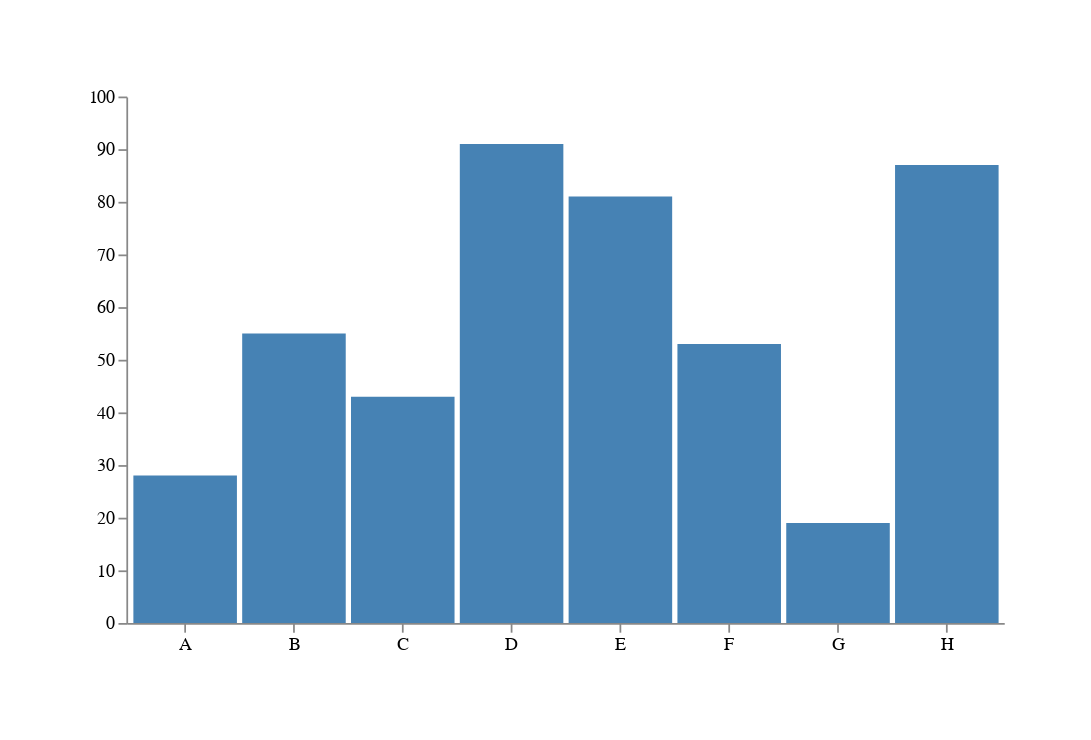

Here is the Vega-Lite specification saved for this chart:
### Vega specification from a JSON file in a GitHub repository (floating-point values rounded to 4 significant figures)
{"width": 500, "height": 300, "padding": 50, "background": "white", "data": [{"name": "table", "values": [{"category": "A", "amount": 28}, {"category": "B", "amount": 55}, {"category": "C", "amount": 43}, {"category": "D", "amount": 91}, {"category": "E", "amount": 81}, {"category": "F", "amount": 53}, {"category": "G", "amount": 19}, {"category": "H", "amount": 87}]}], "scales": [{"name": "xscale", "type": "band", "domain": {"data": "table", "field": "category"}, "range": "width", "padding": 0.05, "round": true}, {"name": "yscale", "domain": {"data": "table", "field": "amount"}, "nice": true, "range": "height"}], "axes": [{"orient": "bottom", "scale": "xscale"}, {"orient": "left", "scale": "yscale"}], "marks": [{"type": "rect", "from": {"data": "table"}, "encode": {"enter": {"x": {"scale": "xscale", "field": "category"}, "width": {"scale": "xscale", "band": 1}, "y": {"scale": "yscale", "field": "amount"}, "y2": {"scale": "yscale", "value": 0}}, "update": {"fill": {"value": "steelblue"}}, "hover": {"fill": {"value": "orange"}}}}]}
